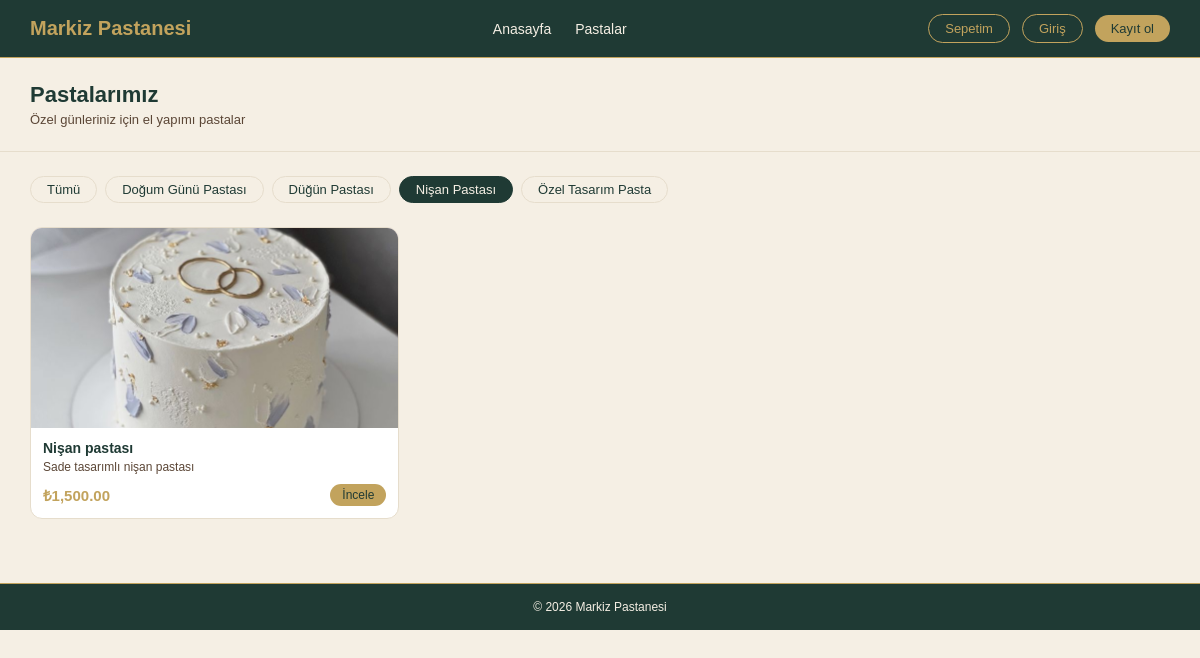
Page /urunler.php?kategori=3 on the committed database.
### tables this page shows
CREATE TABLE `kategori` (
  `Kategori_id` int NOT NULL AUTO_INCREMENT,
  `KategoriAdi` varchar(100) NOT NULL,
  PRIMARY KEY (`Kategori_id`)
);

CREATE TABLE `pasta` (
  `Pasta_id` int NOT NULL AUTO_INCREMENT,
  `Kategori_id` int NOT NULL,
  `PastaAdi` varchar(100) NOT NULL,
  `Aciklama` varchar(255) DEFAULT NULL,
  `Fiyat` decimal(10,2) NOT NULL,
  `MevcutMu` tinyint(1) NOT NULL DEFAULT '1',
  `Stok` int NOT NULL DEFAULT '10',
  `Resim` varchar(255) DEFAULT 'default.jpg',
  PRIMARY KEY (`Pasta_id`),
  KEY `Kategori_id` (`Kategori_id`),
  CONSTRAINT `pasta_ibfk_1` FOREIGN KEY (`Kategori_id`) REFERENCES `kategori` (`Kategori_id`) ON DELETE CASCADE ON UPDATE CASCADE,
  CONSTRAINT `pasta_chk_1` CHECK ((`Fiyat` > 0)),
  CONSTRAINT `pasta_chk_2` CHECK ((`Stok` >= 0))
);

### dal/pasta_dal.php (called while the page is built, shortened)
<?php
require_once __DIR__ . '/../dal/db.php';
function kategorileri_listele() {
    global $pdo;
    $stmt = $pdo->prepare("CALL KategoriListele()");
    $stmt->execute();
    return $stmt->fetchAll(PDO::FETCH_ASSOC);
}
function kategoriye_gore_pasta_getir($kategori_id) {
    global $pdo;
    $stmt = $pdo->prepare("CALL PastaGetirByKategori(?)");
    $stmt->execute([$kategori_id]);
    return $stmt->fetchAll(PDO::FETCH_ASSOC);
}
?>

### bl/pasta_bl.php (called while the page is built, shortened)
<?php
require_once __DIR__ . '/../dal/pasta_dal.php';
function kategorileri_getir() {
    return kategorileri_listele();
}
function kategoriye_gore_getir($kategori_id) {
    return kategoriye_gore_pasta_getir($kategori_id);
}
?>

### urunler.php (the view, shortened to what this page needs)
<?php
require_once 'bl/pasta_bl.php';
$kategoriler = kategorileri_getir();
$secili_kategori = isset($_GET['kategori']) ? (int)$_GET['kategori'] : null;
if ($secili_kategori) {
    $pastalar = kategoriye_gore_getir($secili_kategori);
} else {
    $pastalar = pastalari_getir();
}
?>
<!DOCTYPE html>
<html lang="tr">
<head>
    <link rel="stylesheet" href="css/style.css">
</head>
<body>
<nav class="navbar">
    <div class="logo">Markiz<span> Pastanesi</span></div>
    <ul class="nav-links">
        <li><a href="index.php">Anasayfa</a></li>
        <li><a href="urunler.php">Pastalar</a></li>
    </ul>
    <div class="nav-actions">
        <a href="sepet.php" class="btn-outline">
            Sepetim
        </a>
        <?php if(isset($_SESSION['musteri'])): ?>
            <a href="siparislerim.php">Siparişlerim</a>
            <a href="cikis.php" class="btn-outline">Çıkış</a>
        <?php else: ?>
            <a href="giris.php" class="btn-outline">Giriş</a>
            <a href="kayit.php" class="btn-fill">Kayıt ol</a>
        <?php endif; ?>
    </div>
</nav>
<div class="sayfa-baslik">
    <h1>Pastalarımız</h1>
    <p>Özel günleriniz için el yapımı pastalar</p>
</div>
<section class="kategoriler">
    <div class="kategori-listesi">
        <a href="urunler.php" class="kategori-chip <?= !$secili_kategori ? 'aktif' : '' ?>">
            Tümü
        </a>
        <?php foreach($kategoriler as $kat): ?>
            <a href="urunler.php?kategori=<?= $kat['Kategori_id'] ?>"
               class="kategori-chip <?= $secili_kategori == $kat['Kategori_id'] ? 'aktif' : '' ?>">
                <?= htmlspecialchars($kat['KategoriAdi']) ?>
            </a>
        <?php endforeach; ?>
    </div>
</section>
<section class="urunler">
    <?php if(empty($pastalar)): ?>
        <p class="bos-mesaj">Bu kategoride ürün bulunamadı.</p>
    <?php else: ?>
        <div class="pasta-grid">
            <?php foreach($pastalar as $pasta): ?>
                <?php if($pasta['MevcutMu']): ?>
                <div class="pasta-kart">
                    <div class="pasta-resim">
                       <?php if(!empty($pasta['Resim']) && $pasta['Resim'] !== 'default.jpg'): ?>
                       <img src="img/<?= htmlspecialchars($pasta['Resim']) ?>" alt="<?= htmlspecialchars($pasta['PastaAdi']) ?>">
                       <?php endif; ?>
                    </div>
                    <div class="pasta-bilgi">
                        <h3><?= htmlspecialchars($pasta['PastaAdi']) ?></h3>
                        <p><?= htmlspecialchars($pasta['Aciklama']) ?></p>
                        <div class="pasta-alt">
                            <span class="fiyat">₺<?= number_format($pasta['Fiyat'], 2) ?></span>
                            <a href="urun_detay.php?id=<?= $pasta['Pasta_id'] ?>" class="btn-fill kucuk">
                                İncele
                            </a>
                        </div>
                    </div>
                </div>
                <?php endif; ?>
            <?php endforeach; ?>
        </div>
    <?php endif; ?>
</section>
<footer class="footer">
    <p>© 2026 Markiz Pastanesi</p>
</footer>
</body>
</html>

### css/style.css (style rules this page uses)
* { margin: 0; padding: 0; box-sizing: border-box; font-family: Arial, sans-serif; }
body { background-color: #F5EFE4; color: #333; }
.navbar { background-color: #1F3A34; border-bottom: 1px solid #C2A35D; padding: 0 30px; height: 58px; display: flex; align-items: center; justify-content: space-between; }
.logo { font-size: 20px; font-weight: bold; color: #C2A35D; }
.logo span { color: #C2A35D; }
.nav-links { list-style: none; display: flex; gap: 24px; }
.nav-links a { text-decoration: none; color: #F5EFE4; font-size: 14px; }
.nav-actions { display: flex; align-items: center; gap: 12px; }
.btn-outline { border: 1px solid #C2A35D; color: #C2A35D; background: transparent; padding: 6px 16px; border-radius: 20px; font-size: 13px; text-decoration: none; cursor: pointer; }
.btn-fill { background: #C2A35D; color: #1F3A34; border: none; padding: 6px 16px; border-radius: 20px; font-size: 13px; text-decoration: none; cursor: pointer; display: inline-block; }
.btn-fill.kucuk { padding: 4px 12px; font-size: 12px; }
.kategoriler { padding: 24px 30px 0; }
.kategori-listesi { display: flex; gap: 8px; flex-wrap: wrap; }
.kategori-chip { background: #F5EFE4; color: #1F3A34; border: 1px solid #E6DDCC; border-radius: 20px; padding: 5px 16px; font-size: 13px; text-decoration: none; cursor: pointer; }
.kategori-chip.aktif, .kategori-chip:hover { background: #1F3A34; color: #F5EFE4; border-color: #1F3A34; }
.urunler { padding: 24px 30px; max-width: 100%; }
.pasta-grid { display: grid; grid-template-columns: repeat(3, 1fr); gap: 16px; }
.pasta-kart { background: white; border: 1px solid #E6DDCC; border-radius: 12px; overflow: hidden; }
.pasta-resim { background: #fbeaf0; height: 200px; display: flex; align-items: center; justify-content: center; font-size: 48px; overflow: hidden; }
.pasta-resim img { width: 100%; height: 200px; object-fit: cover; }
.pasta-bilgi { padding: 12px; }
.pasta-bilgi h3 { font-size: 14px; font-weight: bold; color: #1F3A34; margin-bottom: 4px; }
.pasta-bilgi p { font-size: 12px; color: #5B4636; margin-bottom: 10px; }
.pasta-alt { display: flex; align-items: center; justify-content: space-between; }
.fiyat { font-size: 15px; font-weight: bold; color: #C2A35D; }
.footer { background: #1F3A34; border-top: 1px solid #C2A35D; padding: 16px 30px; text-align: center; font-size: 12px; color: #F5EFE4; margin-top: 40px; }
.sayfa-baslik { background: #F5EFE4; padding: 24px 30px; border-bottom: 1px solid #E6DDCC; }
.sayfa-baslik h1 { font-size: 22px; color: #1F3A34; margin-bottom: 4px; }
.sayfa-baslik p { font-size: 13px; color: #5B4636; }

### rows in the picture
kategori: KategoriAdi "Doğum Günü Pastası"
kategori: KategoriAdi "Düğün Pastası"
kategori: KategoriAdi "Nişan Pastası"
kategori: KategoriAdi "Özel Tasarım Pasta"
pasta: Resim (picture), PastaAdi "Nişan pastası", Aciklama "Sade tasarımlı nişan pastası", Fiyat "1,500.00"
